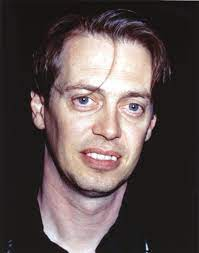
#> input picture OpenCV/Photos/6.jpeg, 199 x 253 px
$ python basic.py
#> lines starting #> are read from the running program, lines starting #| are printed output that depends on the picture; after the words box and inside, x2 and y2 are one past the last pixel; in counts of white or black regions, pixels touching at a corner belong together
import cv2 as cv

img = cv.imread('Photos/6.jpeg')
#> img is the input picture: shape (253, 199, 3); mean B, G, R 79.2, 80, 92.8

cv.imshow("Picture",img)

#Converting to grayscale
gray = cv.cvtColor(img, cv.COLOR_BGR2GRAY)
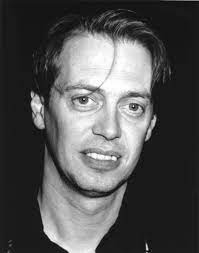
#> gray: shape (253, 199); min 3, max 255, mean 83.7
cv.imshow("Gray",gray)

#Blurring
blur = cv.GaussianBlur(img, (11,11), cv.BORDER_DEFAULT)
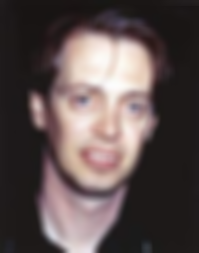
#> blur: shape (253, 199, 3); mean B, G, R 79.1, 80, 92.8
cv.imshow("Blur",blur)

#Edge cascade
canny = cv.Canny(img, 125,175)
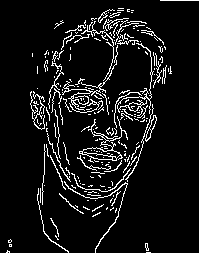
#> canny: shape (253, 199); 8% white in thin lines or dots
cv.imshow("Edge",canny)

#Dilating the image
dilate = cv.dilate(canny, (3,3), iterations = 5)
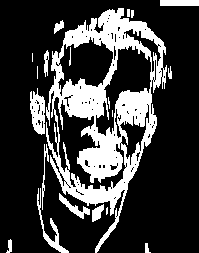
#> dilate: shape (253, 199); 23.9% white; 20 white regions (5 under 20 px), largest, box (x1, y1, x2, y2) and area: (46, 8, 167, 253) 10066, (30, 88, 45, 135) 471, (37, 188, 69, 253) 349
cv.imshow("Dilated",dilate)

#Eroding the image
erode = cv.erode(dilate, (3,3), iterations = 5)
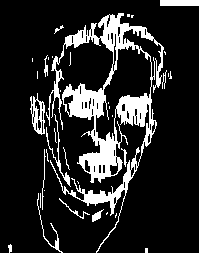
#> erode: shape (253, 199); 15.4% white; 36 white regions (22 under 20 px), largest, box (x1, y1, x2, y2) and area: (46, 13, 164, 253) 6324, (30, 93, 45, 135) 301, (160, 0, 199, 6) 234
cv.imshow("Eroded",erode)

#Resize the image
resize = cv.resize(img, (800,800))
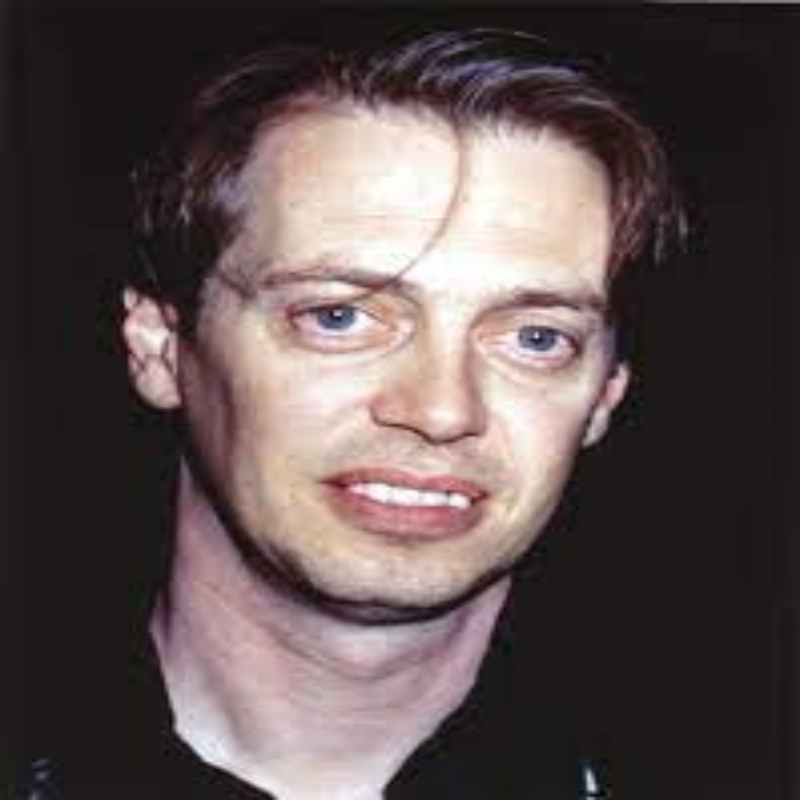
#> resize: shape (800, 800, 3); mean B, G, R 79.1, 79.9, 92.7
cv.imshow("Resized",resize)


cv.waitKey(0)

$ run again, with OpenCV/Photos/8.jpeg copied over OpenCV/Photos/6.jpeg
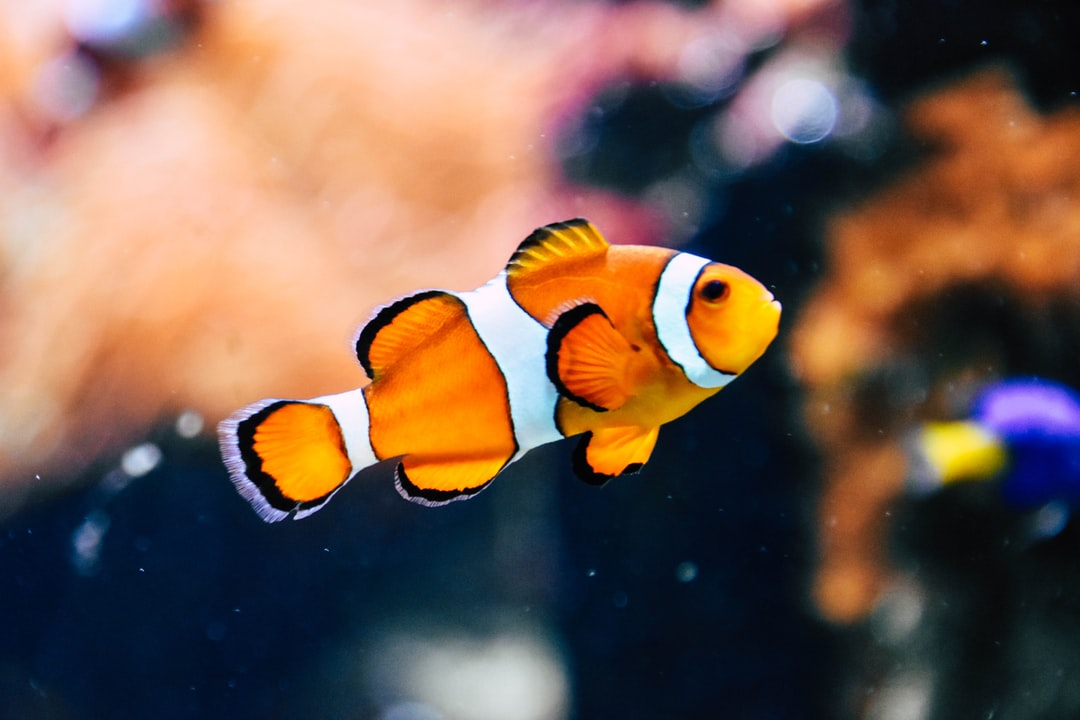
#> input picture OpenCV/Photos/8.jpeg, 1080 x 720 px
#> img is the input picture: shape (720, 1080, 3); mean B, G, R 81.3, 93.8, 119.2
#> `canny = cv.Canny(img, 125,175)`:
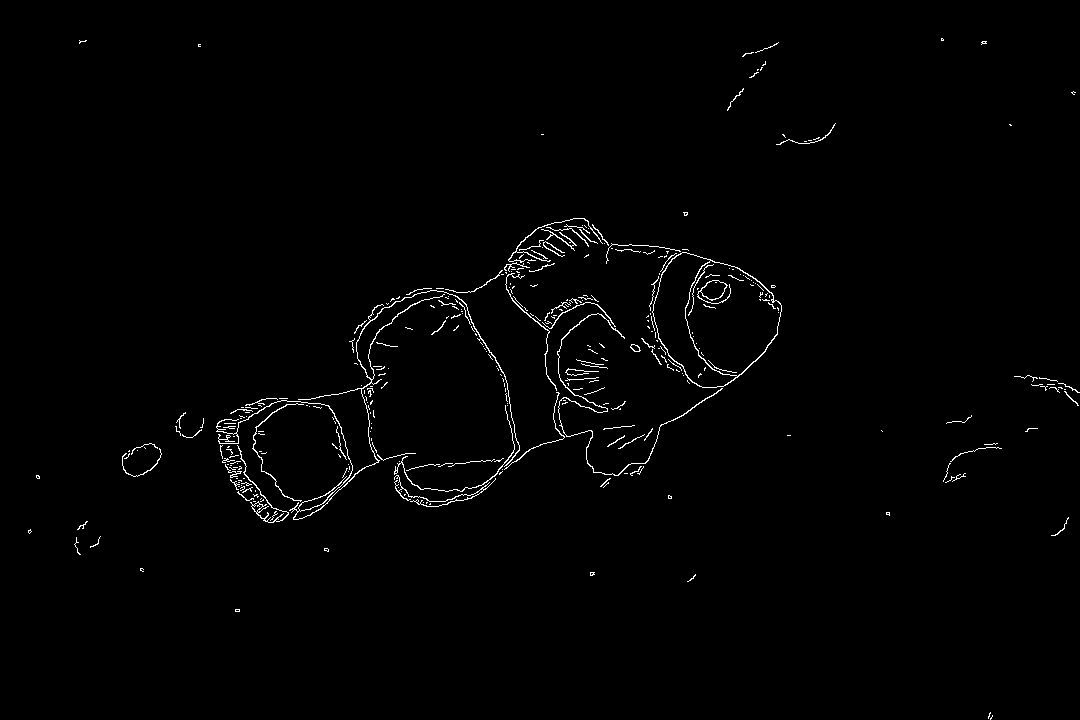
#> canny: shape (720, 1080); 1.1% white in thin lines or dots
#> dilate: shape (720, 1080); 4.1% white; 58 white regions (5 under 20 px), largest, box (x1, y1, x2, y2) and area: (216, 218, 782, 528) 26173, (1014, 375, 1080, 411) 725, (943, 443, 1002, 488) 589
#> erode: shape (720, 1080); 1.9% white; 79 white regions (51 under 20 px), largest, box (x1, y1, x2, y2) and area: (216, 223, 782, 528) 12645, (1014, 380, 1080, 411) 275, (943, 448, 1002, 488) 199
#> `resize = cv.resize(img, (800,800))`:
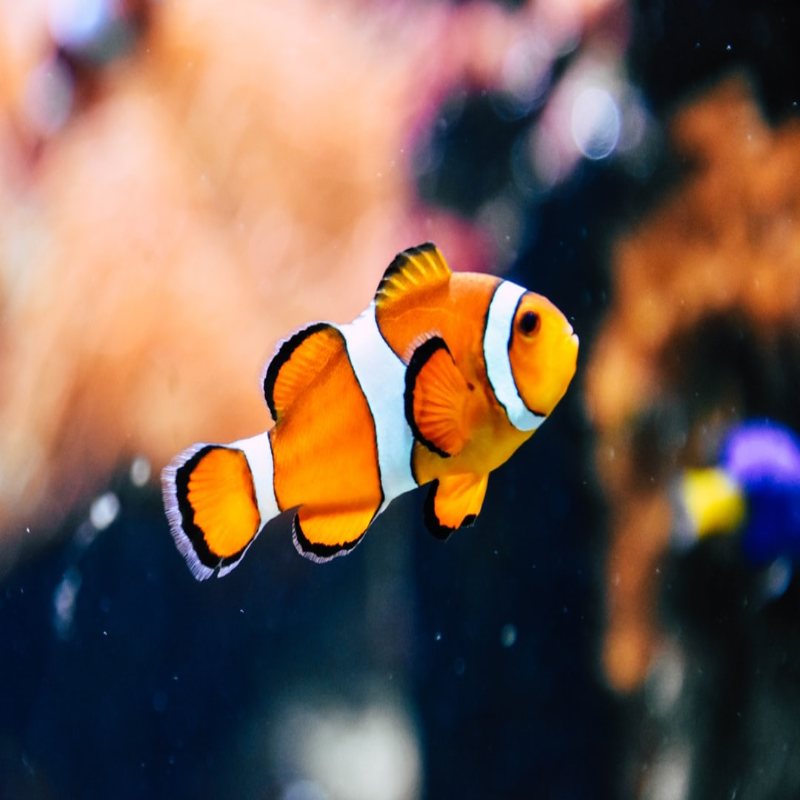
#> resize: shape (800, 800, 3); mean B, G, R 81.2, 93.7, 119.1

$ run again, with OpenCV/Photos/1.png saved as OpenCV/Photos/6.jpeg
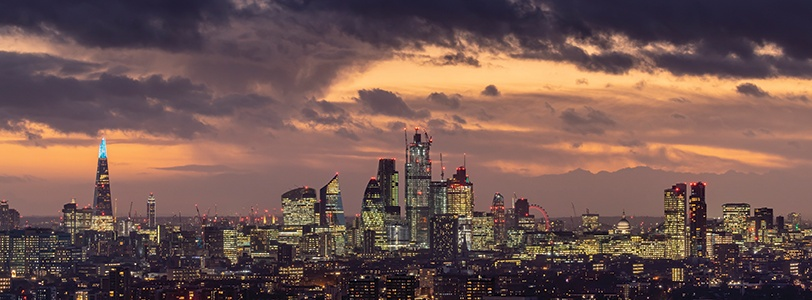
#> input picture OpenCV/Photos/1.png, 812 x 300 px
#> img is the input picture: shape (300, 812, 3); mean B, G, R 80.7, 86.2, 114.3
#> `canny = cv.Canny(img, 125,175)`:
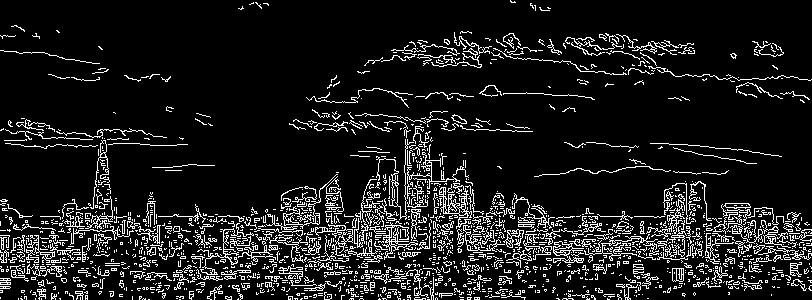
#> canny: shape (300, 812); 11% white in thin lines or dots
#> dilate: shape (300, 812); 34% white; 118 white regions (35 under 20 px), largest, box (x1, y1, x2, y2) and area: (158, 111, 812, 300) 49252, (0, 118, 188, 300) 12947, (563, 33, 812, 108) 4150
#> erode: shape (300, 812); 20.8% white; 198 white regions (149 under 20 px), largest, box (x1, y1, x2, y2) and area: (158, 116, 812, 300) 33864, (0, 123, 188, 300) 7446, (357, 36, 627, 80) 2074
#> `resize = cv.resize(img, (800,800))`:
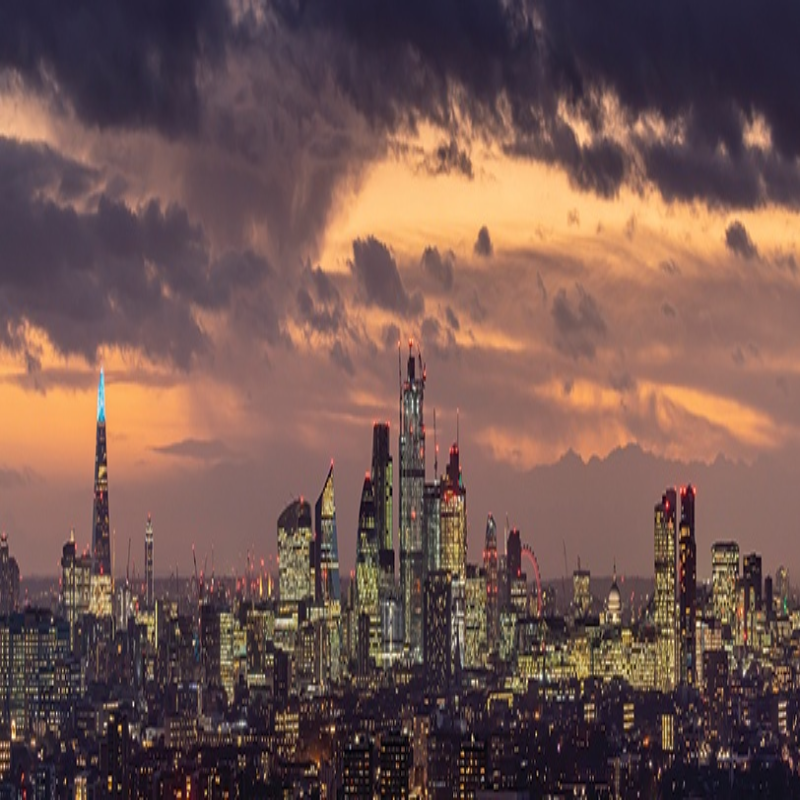
#> resize: shape (800, 800, 3); mean B, G, R 80.6, 86, 114.2

$ run again, with OpenCV/Photos/10.jpg copied over OpenCV/Photos/6.jpeg
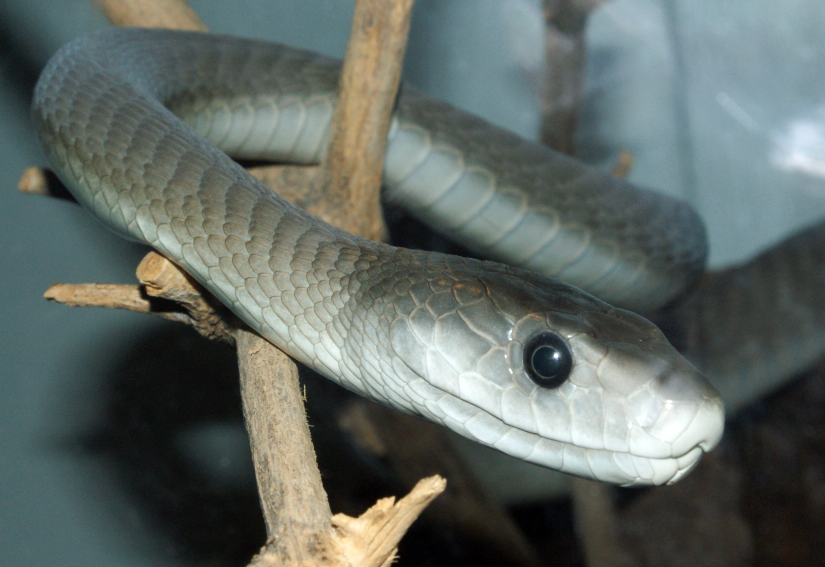
#> input picture OpenCV/Photos/10.jpg, 2475 x 1701 px (shown at 1/3 size)
#> img is the input picture: shape (1701, 2475, 3); mean B, G, R 100.5, 105.3, 96.4
#> `canny = cv.Canny(img, 125,175)`:
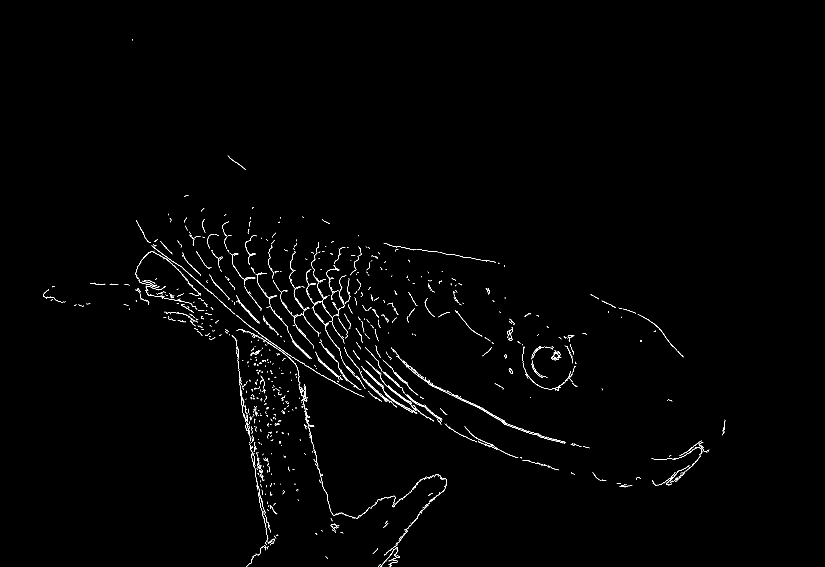
#> canny: shape (1701, 2475) (shown at 1/3 size); 0.66% white in thin lines or dots, all inside (x1, y1, x2, y2) = (130, 118, 2176, 1701)
#> dilate: shape (1701, 2475); 2.3% white; 477 white regions (53 under 20 px), largest, box (x1, y1, x2, y2) and area: (1032, 1041, 1327, 1280) 6871, (918, 727, 1096, 1172) 5839, (1173, 1042, 1698, 1337) 5509
#> erode: shape (1701, 2475); 0.9% white in thin lines or dots, all inside (x1, y1, x2, y2) = (130, 123, 2176, 1701)
#> `resize = cv.resize(img, (800,800))`:
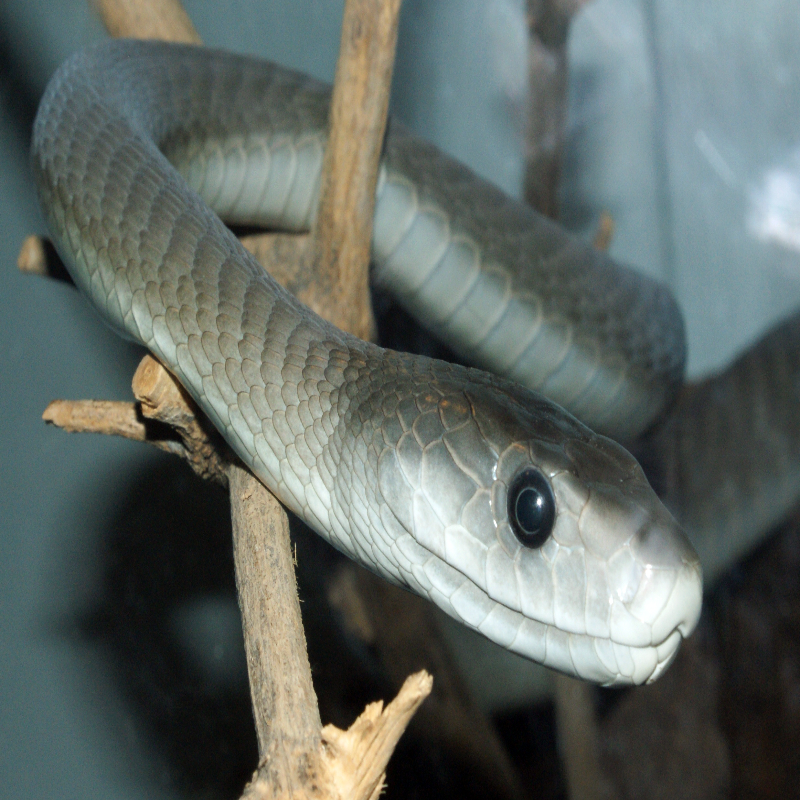
#> resize: shape (800, 800, 3); mean B, G, R 100.4, 105.2, 96.3
